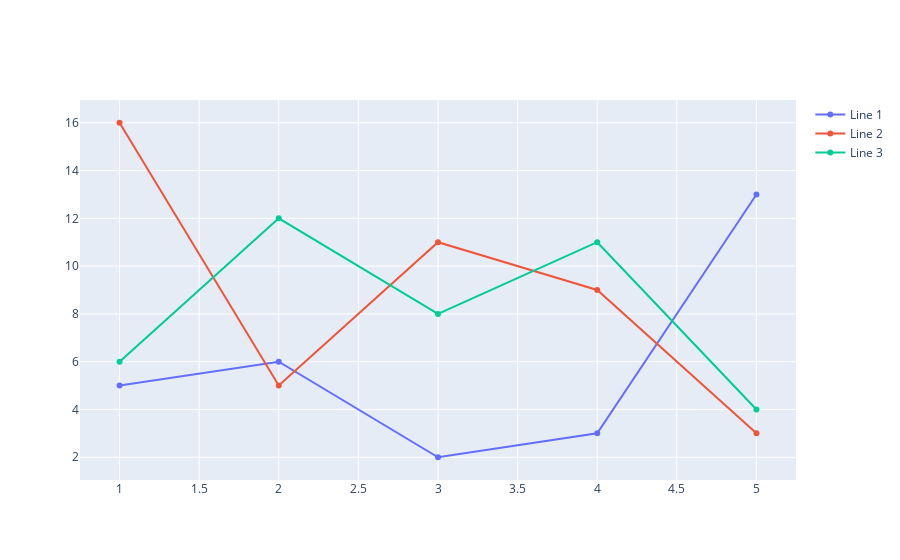

The cell this chart's notebook holds for it:
### Code cell
fig.add_trace(go.Scatter(x=x1, y=y1, mode='lines+markers', name='Line 1'))
fig.add_trace(go.Scatter(x=x2, y=y2, mode='lines+markers', name='Line 2'))
fig.add_trace(go.Scatter(x=x3, y=y3, mode='lines+markers', name='Line 3'))
fig.show()

### Figure 1 — Plotly figure (JSON) as saved in the notebook; plotly's stock layout.template omitted (floating-point values rounded to 4 significant figures)
{"data": [{"mode": "lines+markers", "name": "Line 1", "type": "scatter", "x": [1, 2, 3, 4, 5], "y": [5, 6, 2, 3, 13]}, {"mode": "lines+markers", "name": "Line 2", "type": "scatter", "x": [1, 2, 3, 4, 5], "y": [16, 5, 11, 9, 3]}, {"mode": "lines+markers", "name": "Line 3", "type": "scatter", "x": [1, 2, 3, 4, 5], "y": [6, 12, 8, 11, 4]}], "layout": {}}
